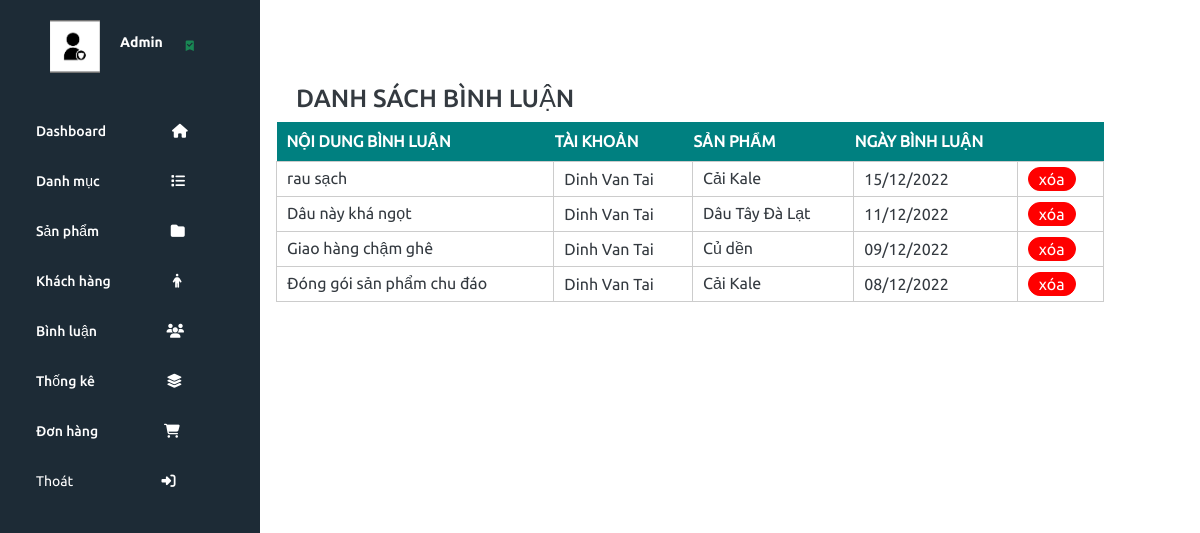
Screenshot of /admin/index.php?act=dsbl with the database file from the repository.
### tables this page shows
CREATE TABLE `binhluan` (
  `id` int(11) NOT NULL,
  `noidung` varchar(255) NOT NULL,
  `iduser` int(11) NOT NULL,
  `idpro` int(11) NOT NULL,
  `ngaybinhluan` varchar(30) NOT NULL,
  `nameuser` text DEFAULT NULL
);

CREATE TABLE `taikhoan` (
  `id` int(10) NOT NULL,
  `user` varchar(50) NOT NULL,
  `pass` varchar(50) NOT NULL,
  `email` varchar(255) NOT NULL,
  `address` varchar(255) DEFAULT NULL,
  `tel` varchar(20) DEFAULT NULL,
  `role` tinyint(4) NOT NULL DEFAULT 0 COMMENT '0. Người dùng\r\n1.Admin'
);

CREATE TABLE `sanpham` (
  `id` int(11) NOT NULL,
  `name` varchar(255) NOT NULL,
  `price` int(11) DEFAULT 0,
  `img` varchar(255) DEFAULT NULL,
  `mota` text DEFAULT NULL,
  `luotxem` int(11) DEFAULT 0,
  `iddm` int(11) NOT NULL
);

### model/pdo.php (called while the page is built, shortened)
<?php
function pdo_get_connection()
{
    $dburl = "mysql:host=localhost;dbname=da1-greenshop;charset=utf8";
    $username = 'root';
    $password = '';
    $conn = new PDO($dburl, $username, $password);
    $conn->setAttribute(PDO::ATTR_ERRMODE, PDO::ERRMODE_EXCEPTION);
    return $conn;
}
function pdo_query($sql)
{
    $sql_args = array_slice(func_get_args(), 1);
    try {
        $conn = pdo_get_connection();
        $stmt = $conn->prepare($sql);
        $stmt->execute($sql_args);
        $rows = $stmt->fetchAll();
        return $rows;
    } catch (PDOException $e) {
        throw $e;
    } finally {
        unset($conn);
    }
}

### model/binhluan.php (called while the page is built, shortened)
<?php
function loadall_binhluan2()
{
    $sql = "select bl.*,sp.name,tk.user from binhluan as bl, sanpham as sp, taikhoan as tk where bl.idpro = sp.id and bl.iduser = tk.id";
    $sql .= " order by id desc";
    $listbl = pdo_query($sql);
    return $listbl;
}

### admin/binhluan/list.php (the view, shortened to what this page needs)
<div class="row">
    <div class="row header frmtitle">
        <h3>DANH SÁCH BÌNH LUẬN</h3>
    </div>
    <div class="row frmcontent">
        <div class="row mb-10 frmdsloai">
            <table class="formloai">
                <tr style="background-color: teal;color:white;">
                    <th style="padding:10px;">NỘI DUNG BÌNH LUẬN</th>
                    <th>TÀI KHOẢN</th>
                    <th>SẢN PHẨM</th>
                    <th>NGÀY BÌNH LUẬN</th>
                    <th></th>
                </tr>
                <?php
                foreach ($listbinhluan as $binhluan) {
                    extract($binhluan);
                    $xoabl = "index.php?act=xoabl&id=" . $id;
                    echo
                    '
                    <tr>
                    <td>' . $noidung . '</td>
                    <td>' . $user . '</td>
                    <td>' . $name . '</td>
                    <td>' . $ngaybinhluan . '</td>
                    <input type="hidden" name="id" value="' . $id . '">
                    <td> <a href="' . $xoabl . '"> <input style="border-radius:50px;padding:2px 10px;background-color:red;border:1px solid red;color:white;" type="button" onclick="return abc()" value="xóa"></a></td>
                    </tr>
                    ';
                }
                ?>
            </table>
        </div>
    </div>
</div>

### admin/assets/css/admin.css (style rules this page uses)
.formloai { width: 100%; border-collapse: collapse; }
.formloai td { padding: 5px 10px; border: 1px #ccc solid; }

### rows the page displays
binhluan: noidung "rau sạch", iduser.user "Dinh Van Tai", sanpham.name "Cải Kale", ngaybinhluan "15/12/2022"
binhluan: noidung "Dâu này khá ngọt", iduser.user "Dinh Van Tai", sanpham.name "Dâu Tây Đà Lạt", ngaybinhluan "11/12/2022"
binhluan: noidung "Giao hàng chậm ghê", iduser.user "Dinh Van Tai", sanpham.name "Củ dền", ngaybinhluan "09/12/2022"
binhluan: noidung "Đóng gói sản phẩm chu đáo", iduser.user "Dinh Van Tai", sanpham.name "Cải Kale", ngaybinhluan "08/12/2022"
